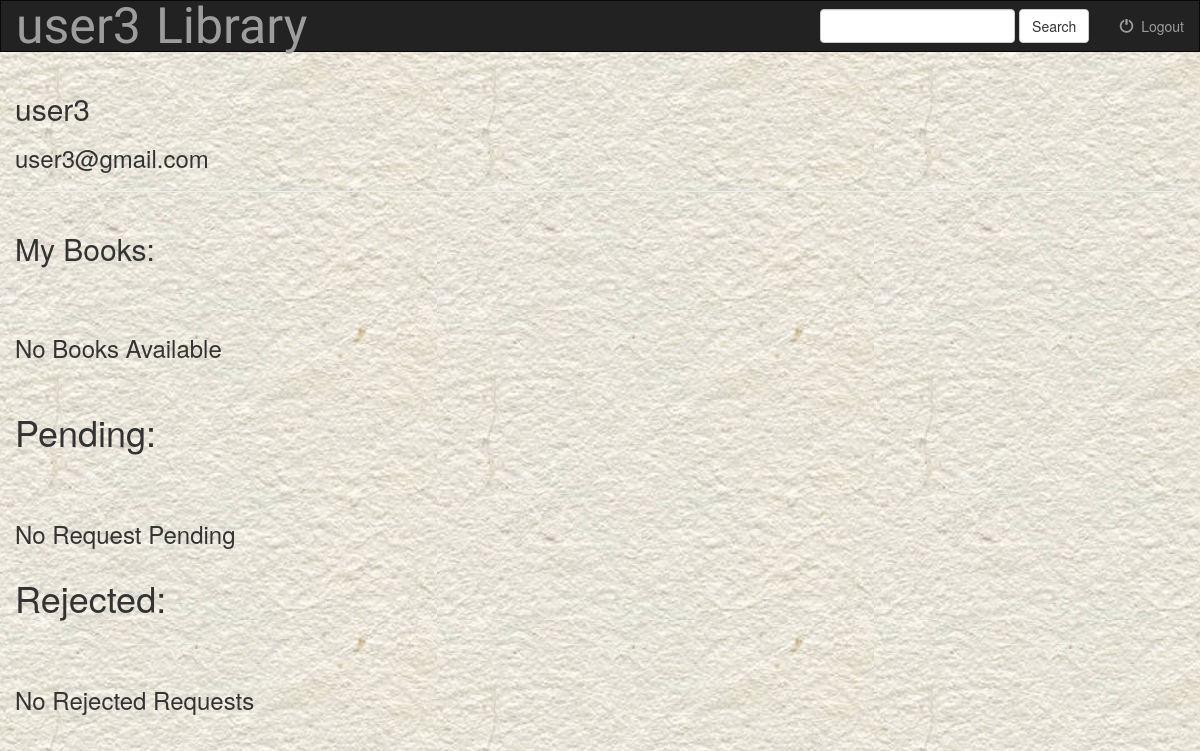
/books/home/ (signed in), run on an earlier commit of the app's database.
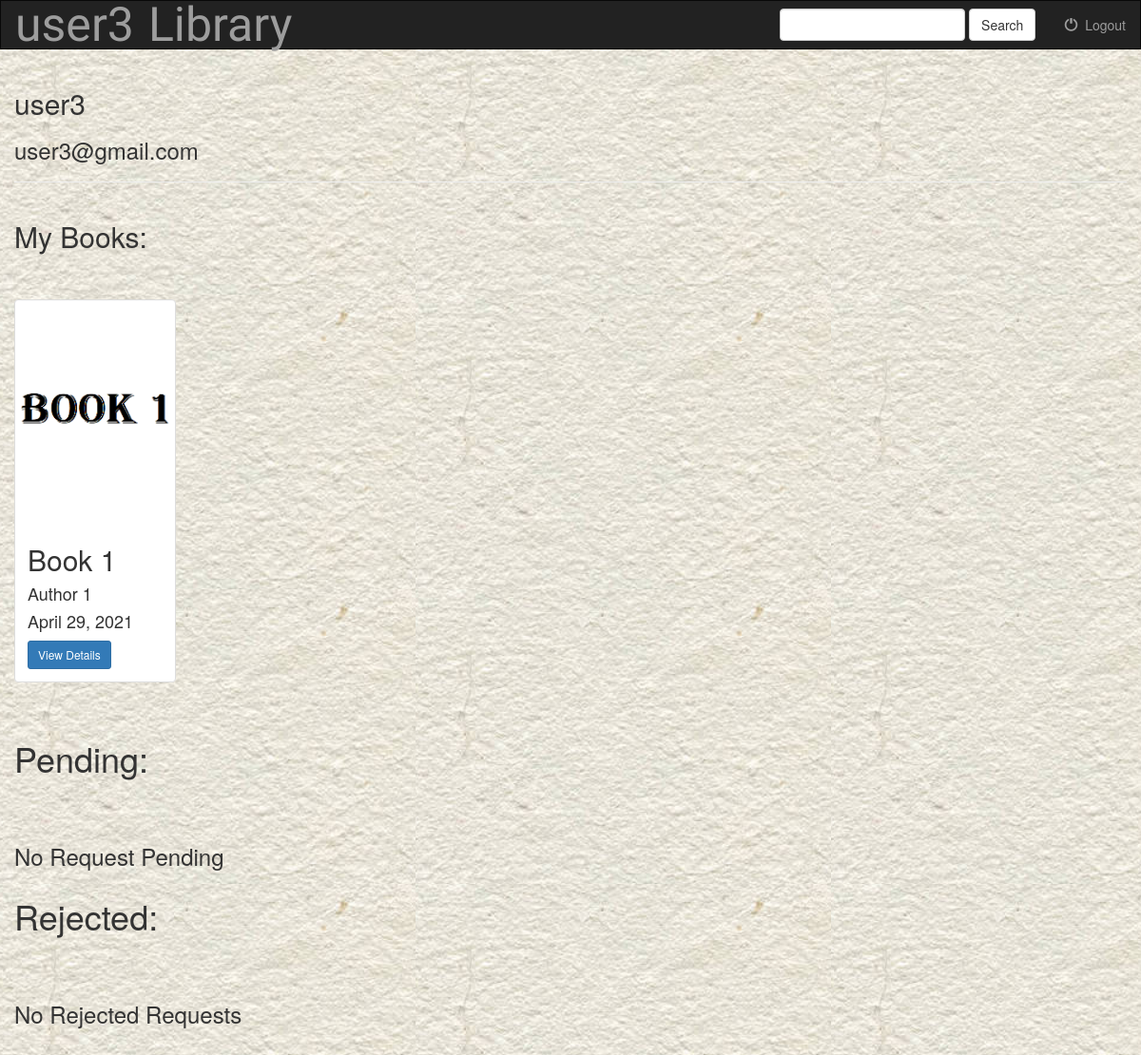
And on a later commit of the database.
### books/models.py (models this page shows, shortened)
class Request(models.Model):
    user = models.ForeignKey(User, on_delete=models.CASCADE)
    book = models.ForeignKey(Book, on_delete=models.CASCADE)
    state = models.CharField(max_length=1, choices=(("1", "Accepted"),("2", "Rejected"), ("3", "Pending")))
    return_date = models.DateField()

class Book(models.Model):
    title=models.CharField(max_length=100)
    author=models.CharField(max_length=100)
    publisher=models.CharField(max_length=100)
    genre=models.CharField(max_length=100)
    summary=models.CharField(max_length=2000)
    ISBN=models.CharField(max_length=13, validators=[MinLengthValidator(13)])
    location=models.CharField(max_length=100)
    availability=models.IntegerField(validators=[MinValueValidator(0)])
    picture=models.FileField()

### books/views.py (the view)
# urls.py: 2. Add a URL to urlpatterns:  path('', views.home, name='home')
def home(request):
    if request.user.is_librarian:
        return redirect("/books")
    borrowed = Request.objects.filter(user=request.user, state = "1")
    pending = Request.objects.filter(user=request.user, state = "3")
    rejected = Request.objects.filter(user=request.user, state = "2")
    return render(request, 'books/home.html', {'borrowed': borrowed, 'pending': pending, "rejected": rejected, "user": request.user})

### books/templates/books/home.html (shortened to what this page needs)
{% extends 'books/base.html' %}
{% block body %}
<div class="container-fluid">
<h2>{{user.username}}</h2>
<h3>{{user.email}}</h3>
<hr>
    <div class="row">
        <div class="col-sm-12">
            <h2>My Books: </h2>
            <br><br>
        </div>
        {% if borrowed %}
            {% for book in borrowed %}
                <div class="col-sm-4 col-lg-2">
                    <div class="thumbnail">
                        <a href="{% url 'books:detail' book.book.id %}">
                            <img src="{{ book.book.picture.url }}" class="img-responsive">
                        </a>
                        <div class="caption">
                            <h2>{{ book.book.title }}</h2>
                            <h4>{{ book.book.author }}</h4>
                            <h4>{{ book.return_date }}</h4>
                            <a href="{% url 'books:detail' book.book.id %}" class="btn btn-primary btn-sm" role="button">View Details</a>
                        </div>
                    </div>
                </div>
            {% endfor %}
        {% else %}
            <div class="col-sm-12">
                <h3>No Books Available</h3>
            </div>
        {% endif %}
    </div>
</div><br>
<div class="container-fluid">
    <div class="row">
        <div class="col-sm-12">
            <h1>Pending: </h1>
            <br><br>
        </div>
        {% if pending %}
            {% for book in pending %}
                <div class="col-sm-4 col-lg-2">
                    <div class="thumbnail">
                        <a href="{% url 'books:detail' book.book.id %}">
                            <img src="{{ book.book.picture.url }}" class="img-responsive">
                        </a>
                        <div class="caption">
                            <h2>{{ book.title }}</h2>
                            <h4>{{ book.author }}</h4>
                            <h4>{{ book.return_date }}</h4>
                            <a href="{% url 'books:detail' book.book.id %}" class="btn btn-primary btn-sm" role="button">View Details</a>
                        </div>
                    </div>
                </div>
                {% cycle '' '' '' '' '' '<div class="clearfix visible-lg"></div>' %}
            {% endfor %}
        {% else %}
            <div class="col-sm-12">
                <h3>No Request Pending</h3>
            </div>
        {% endif %}
    </div>
    <div class="row">
        <div class="col-sm-12">
            <h1>Rejected: </h1>
            <br><br>
        </div>
        {% if rejected %}
            {% for book in rejected %}
                <div class="col-sm-4 col-lg-2">
                    <div class="thumbnail">
                        <a href="{% url 'books:detail' book.book.id %}">
                            <img src="{{ book.book.picture.url }}" class="img-responsive">
                        </a>
                        <div class="caption">
                            <h2>{{ book.title }}</h2>
                            <h4>{{ book.author }}</h4>
                            <h4>{{ book.return_date }}</h4>
                            <a href="{% url 'books:detail' book.book.id %}" class="btn btn-primary btn-sm" role="button">View Details</a>
                        </div>
                    </div>
                </div>
                {% cycle '' '' '' '' '' '<div class="clearfix visible-lg"></div>' %}
            {% endfor %}
        {% else %}
            <div class="col-sm-12">
                <h3>No Rejected Requests</h3>
            </div>
        {% endif %}
    </div>
</div><br>
{% endblock%}

What changed in the data, as far as the page shows it:
added Request: book.picture (picture), book "Book 1", book.author "Author 1", return_date "April 29, 2021"
Also different on the page:
text no longer shown: "No Books Available"
